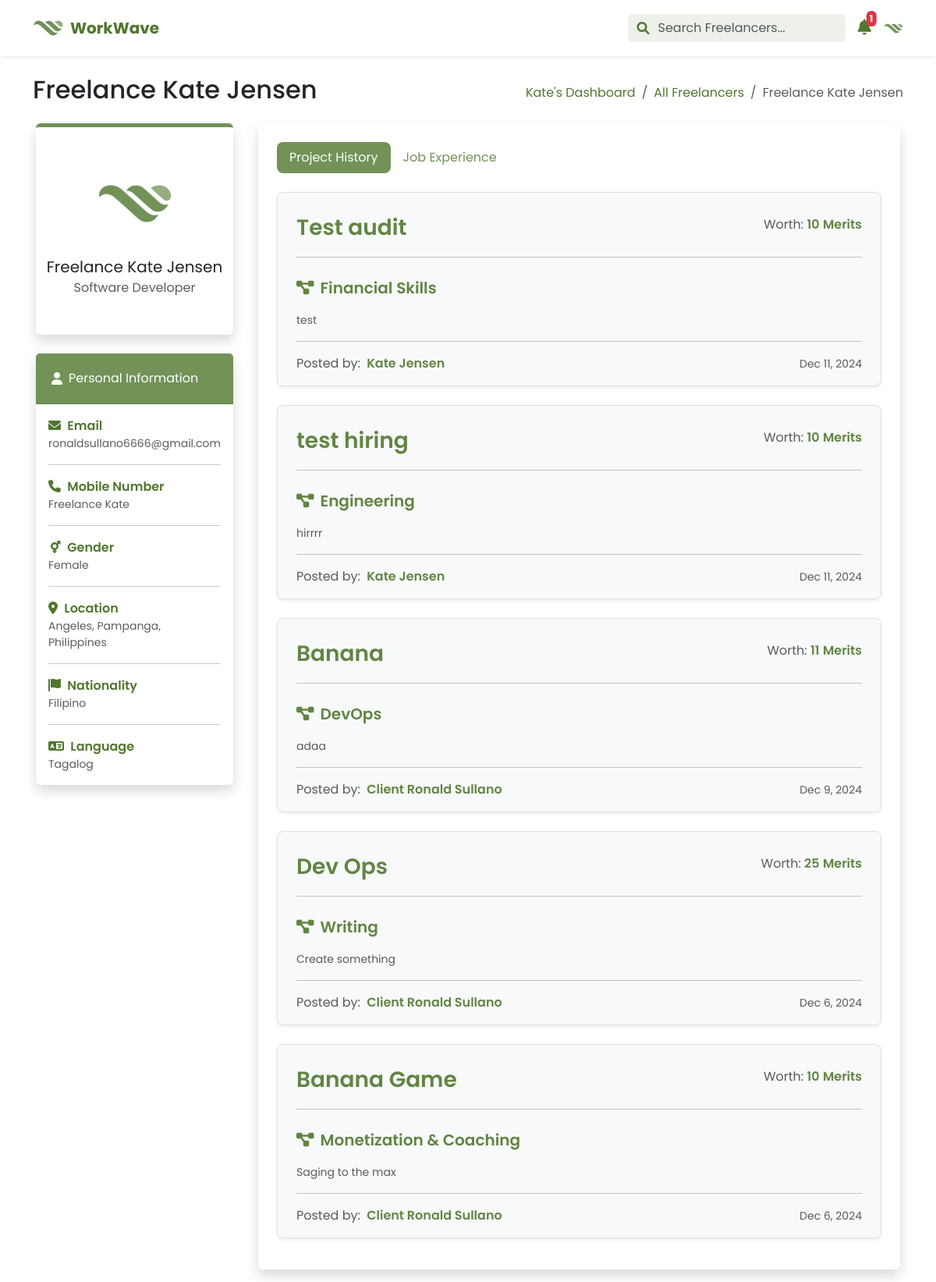
The page /pages/client/view_freelancer.php?id=35 (signed in) on the database as committed earlier.
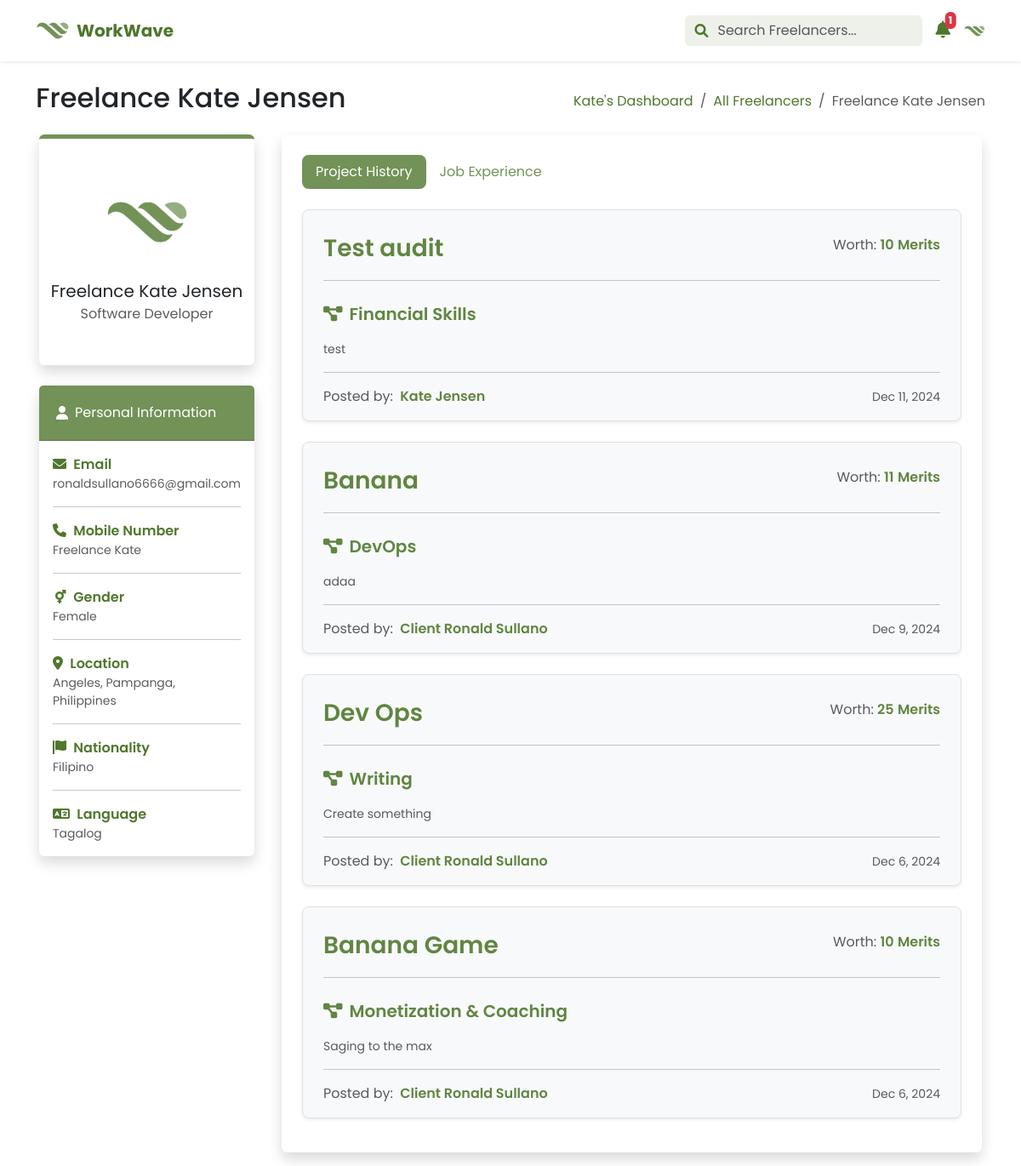
The same page on the database as committed later.
### tables this page shows
CREATE TABLE `freelancer_applications` (
  `id` int(11) NOT NULL,
  `project_id` int(11) DEFAULT NULL,
  `user_id` int(11) DEFAULT NULL,
  `application_details` text NOT NULL,
  `portfolio_url` varchar(255) DEFAULT NULL,
  `application_status_id` int(11) NOT NULL DEFAULT 1,
  `application_date` datetime NOT NULL DEFAULT current_timestamp(),
  `created_at` timestamp NULL DEFAULT current_timestamp(),
  `updated_at` timestamp NULL DEFAULT current_timestamp() ON UPDATE current_timestamp()
);

CREATE TABLE `client_projects` (
  `id` int(11) NOT NULL,
  `user_id` int(11) DEFAULT NULL,
  `project_title` varchar(255) NOT NULL,
  `project_category_id` int(11) NOT NULL,
  `project_description` text DEFAULT NULL,
  `project_status_id` int(11) NOT NULL DEFAULT 1,
  `project_connect_cost` int(11) DEFAULT NULL,
  `project_merit_worth` int(11) DEFAULT NULL,
  `created_at` timestamp NOT NULL DEFAULT current_timestamp(),
  `updated_at` timestamp NOT NULL DEFAULT current_timestamp() ON UPDATE current_timestamp()
);

CREATE TABLE `users` (
  `id` int(11) NOT NULL,
  `first_name` varchar(50) NOT NULL,
  `last_name` varchar(50) NOT NULL,
  `birthdate` date NOT NULL,
  `gender_id` int(11) NOT NULL,
  `city` varchar(255) NOT NULL,
  `email` varchar(255) NOT NULL,
  `mobile_number` varchar(13) NOT NULL,
  `nationality` varchar(255) NOT NULL,
  `language` varchar(255) NOT NULL,
  `role_id` int(11) NOT NULL,
  `profile_picture_url` varchar(255) NOT NULL,
  `job_title_id` int(10) DEFAULT NULL,
  `password_hash` varchar(255) NOT NULL,
  `reset_token_hash` varchar(255) DEFAULT NULL,
  `reset_token_expiry` datetime DEFAULT NULL,
  `activation_token_hash` varchar(255) DEFAULT NULL,
  `last_login_date` datetime DEFAULT NULL,
  `attempts` int(1) DEFAULT NULL,
  `deactivation_duration` datetime DEFAULT NULL,
  `status_id` int(11) DEFAULT 1,
  `created_at` timestamp NULL DEFAULT current_timestamp(),
  `updated_at` timestamp NULL DEFAULT current_timestamp() ON UPDATE current_timestamp()
);

### pages/client/view_freelancer.php (the view, shortened to what the rows shown need)
<?php
include ('../../misc/modals.php');
include ('header.php');
$freelancer_id = $_GET['id'];
$details_query = "SELECT * FROM v_user_profile
                 JOIN v_freelancer_connects_and_merits ON v_user_profile.id = v_freelancer_connects_and_merits.id
                 WHERE v_user_profile.id = ?";
$stmt = $mysqli->prepare($details_query);
$stmt->bind_param("i", $freelancer_id);
$stmt->execute();
$freelancer = $stmt->get_result()->fetch_assoc();
$projects_query = "SELECT * FROM v_applications
                  JOIN v_applications_ids ON v_applications.id = v_applications_ids.id
                  JOIN v_project_details ON v_applications_ids.project_id = v_project_details.id
                  JOIN v_user_profile ON v_project_details.project_owner = v_user_profile.id
                  WHERE v_applications_ids.user_id = ?
                  ORDER BY v_applications.created_at DESC";
$stmt = $mysqli->prepare($projects_query);
$stmt->bind_param("i", $freelancer_id);
$stmt->execute();
$projects = $stmt->get_result()->fetch_all(MYSQLI_ASSOC);
?>
<!DOCTYPE html>
<html lang="en">
<head>
    <link href="https://cdn.jsdelivr.net/npm/bootstrap@5.3.0/dist/css/bootstrap.min.css" rel="stylesheet">
    <link rel="stylesheet" href="https://cdnjs.cloudflare.com/ajax/libs/font-awesome/6.0.0-beta3/css/all.min.css">
    <link rel="stylesheet" href="../../dist/css/custom.css">
</head>
<body>
    <section class="container-fluid poppins">
        <div class="container">
            <div class="row mt-4 d-flex align-items-center">
                <div class="col-12 col-md-6">
                    <h2 class="text-start"><?php echo htmlspecialchars($freelancer['first_name'] . ' ' . $freelancer['last_name']); ?></h2>
                </div>
            </div>
            <div class="row">
                <div class="col-12 col-md-8 col-lg-9 p-3">
                    <div class="card shadow border-0">
                        <div class="card-body">
                            <div class="tab-content m-2" id="pills-tabContent">
                                <div class="tab-pane slide show active" id="pills-project" role="tabpanel" aria-labelledby="pills-project-tab">
                                    <?php foreach ($projects as $project): ?>
                                        <div class="card my-4 shadow-sm bg-light border rounded-3">
                                            <div class="card-body">
                                                <div class="col-12 col d-flex justify-content-between mb-2">
                                                    <div class="col-md-6 pt-2 d-flex bg- align-items-center">
                                                        <div
                                                        class="text-green-40 fw-semibold ps-2 fs-3">
                                                            <?php echo htmlspecialchars($project['project_title']); ?>
                                                        </div>
                                                    </div>
                                                    <div class="col-md-6 d-flex align-items-center justify-content-end pe-2">
                                                        <span class="">
                                                            <span class="text-muted">Worth:</span>
                                                            <span class="fw-semibold text-green-40"><?php echo htmlspecialchars($project['project_merit_worth']); ?></span>
                                                            <span class="fw-semibold text-green-40">Merits</span>
                                                        </span>
                                                    </div>
                                                </div>
                                                <hr class="divider mx-2">
                                                <div class="col-12 col d-flex align-items-center justify-content-between mb-2">
                                                    <span class="d-flex align-items-center p-2 rounded-3 text-green-40">
                                                        <span class="fas fa-diagram-project fs-5"></span>
                                                        <span class="px-2 fs-5 fw-semibold"><?php echo htmlspecialchars($project['project_category']); ?></span>
                                                    </span>
                                                </div>
                                                <div class="col-12 col d-flex align-items-center mt-2">
                                                    <div class="px-2 text-muted small text-justify">
                                                        <?php
                                                        $description = htmlspecialchars($project['project_description']);
                                                        echo strlen($description) > 20 ? substr($description, 0, 20) . '...' : $description;
                                                        ?>
                                                    </div>
                                                </div>
                                                <hr class="divider mx-2 mt-3">
                                                <div class="col-12 col d-flex align-items-center px-2 pt-0 mt-0">
                                                    <div class="col-md-6 d-flex bg- align-items-center">
                                                        <span>
                                                            <span class="text-muted me-1">Posted by:</span>
                                                            <span class="fw-semibold text-green-40">
                                                                <?php
                                                                    echo htmlspecialchars($project['first_name'] . ' ' . $project['last_name']);
                                                                ?>
                                                            </span>
                                                        </span>
                                                    </div>
                                                    <div class="col-md-6 d-flex align-items-center justify-content-end">
                                                        <span class="text-muted small">
                                                            <?php
                                                                echo htmlspecialchars(date('M j, Y', strtotime($project['created_at'])));
                                                            ?>
                                                        </span>
                                                    </div>
                                                </div>
                                            </div>
                                        </div>
                                    <?php endforeach; ?>
                                </div>
                            </div>
                        </div>
                    </div>
                </div>
            </div>
        </div>
    </section>
</body>
</html>

Rows that differ between the two databases and show on the page:
removed freelancer_applications: project.project_title "test hiring", project.project_merit_worth "10", project_category "Engineering", project.project_description "hirrrr", users.first_name+last_name "Kate Jensen", project.created_at "Dec 11, 2024"
